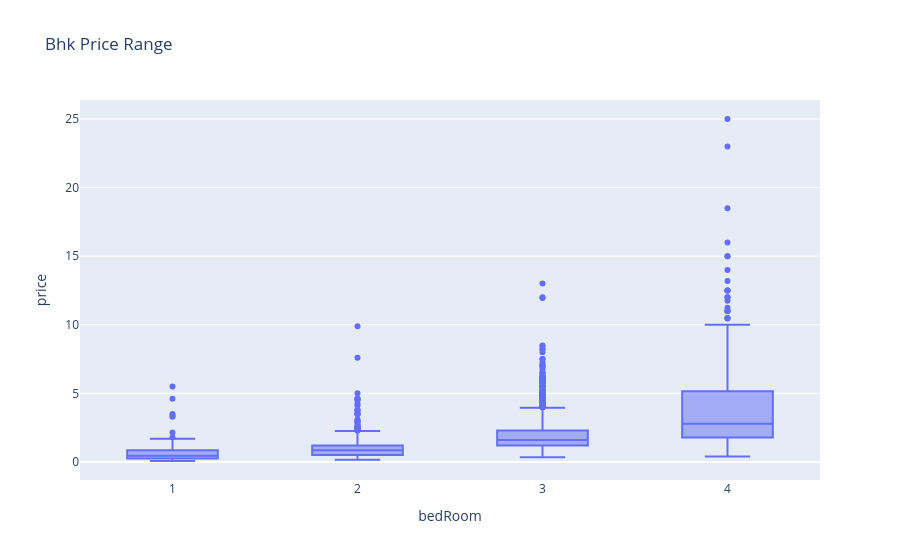

Notebook source saved alongside this figure:
### Code cell
temp_df = df[df['bedRoom'] <= 4]

fig = px.box(temp_df, x = 'bedRoom', y = 'price', title = 'Bhk Price Range')
fig.show()

### Figure 1 — Plotly figure (JSON) as saved in the notebook; plotly's stock layout.template omitted (floating-point values rounded to 4 significant figures; data arrays with more than 128 entries replaced by an {"elided": "..."} marker saying what was removed)
{"data": [{"alignmentgroup": "True", "hovertemplate": "bedRoom=%{x}<br>price=%{y}<extra></extra>", "legendgroup": "", "marker": {"color": "#636efa"}, "name": "", "notched": false, "offsetgroup": "", "orientation": "v", "showlegend": false, "type": "box", "x": {"elided": "3255 int values"}, "x0": " ", "xaxis": "x", "y": {"elided": "3255 float values"}, "y0": " ", "yaxis": "y"}], "layout": {"autosize": true, "boxmode": "group", "legend": {"tracegroupgap": 0}, "title": {"text": "Bhk Price Range"}, "xaxis": {"anchor": "y", "autorange": true, "domain": [0, 1], "range": [0.5, 4.5], "title": {"text": "bedRoom"}, "type": "linear"}, "yaxis": {"anchor": "x", "autorange": true, "domain": [0, 1], "range": [-1.315, 26.39], "title": {"text": "price"}, "type": "linear"}}}
